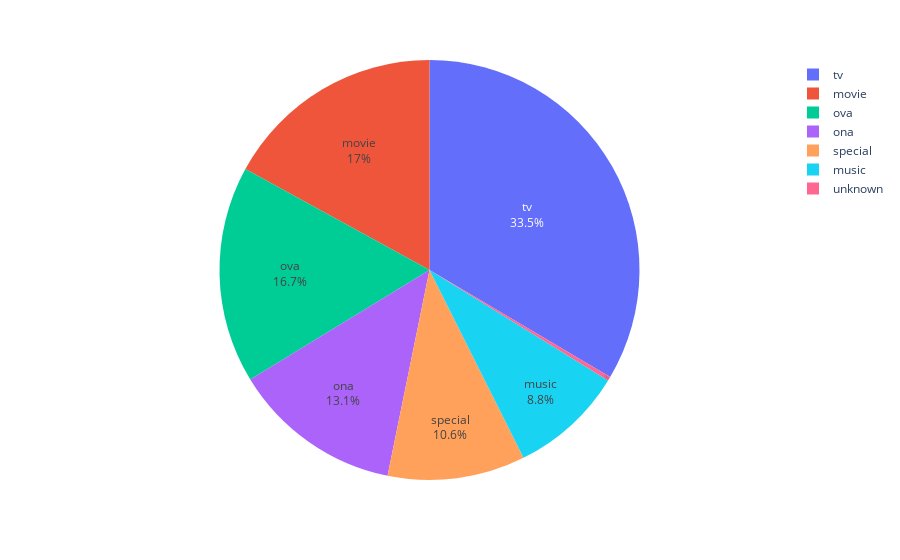

Notebook cell for this chart:
### Markdown cell above
# **Media type distribution**

### Code cell
from plotly.offline import init_notebook_mode, iplot
import plotly.express as px

init_notebook_mode(connected=True)

fig = px.pie(df, 'media_type')
fig.update_traces(textposition='inside', textinfo='percent+label')
fig.show()

### Figure 1 — Plotly figure (JSON) as saved in the notebook; plotly's stock layout.template omitted (floating-point values rounded to 4 significant figures; data arrays with more than 128 entries replaced by an {"elided": "..."} marker saying what was removed)
{"data": [{"domain": {"x": [0, 1], "y": [0, 1]}, "hovertemplate": "media_type=%{label}<extra></extra>", "labels": {"elided": "24012 str values"}, "legendgroup": "", "name": "", "showlegend": true, "type": "pie", "textinfo": "percent+label", "textposition": "inside"}], "layout": {"legend": {"tracegroupgap": 0}, "margin": {"t": 60}}}
